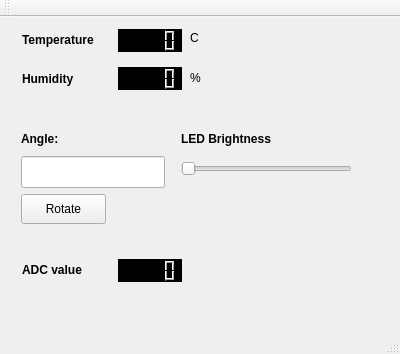
<?xml version="1.0" encoding="UTF-8"?>
<ui version="4.0">
 <class>MainWindow</class>
 <widget class="QMainWindow" name="MainWindow">
  <property name="geometry">
   <rect>
    <x>0</x>
    <y>0</y>
    <width>400</width>
    <height>354</height>
   </rect>
  </property>
  <property name="windowTitle">
   <string>MainWindow</string>
  </property>
  <widget class="QWidget" name="centralWidget">
   <widget class="QLCDNumber" name="lcdHumidity">
    <property name="geometry">
     <rect>
      <x>118</x>
      <y>50</y>
      <width>64</width>
      <height>23</height>
     </rect>
    </property>
    <property name="autoFillBackground">
     <bool>false</bool>
    </property>
    <property name="styleSheet">
     <string notr="true">background-color: rgb(328, 6, 6)</string>
    </property>
   </widget>
   <widget class="QLabel" name="label_3">
    <property name="geometry">
     <rect>
      <x>22</x>
      <y>50</y>
      <width>64</width>
      <height>23</height>
     </rect>
    </property>
    <property name="font">
     <font>
      <weight>75</weight>
      <bold>true</bold>
     </font>
    </property>
    <property name="text">
     <string>Humidity</string>
    </property>
   </widget>
   <widget class="QLabel" name="label_2">
    <property name="geometry">
     <rect>
      <x>22</x>
      <y>12</y>
      <width>90</width>
      <height>22</height>
     </rect>
    </property>
    <property name="font">
     <font>
      <weight>75</weight>
      <bold>true</bold>
     </font>
    </property>
    <property name="text">
     <string>Temperature</string>
    </property>
   </widget>
   <widget class="QLCDNumber" name="lcdTemperature">
    <property name="geometry">
     <rect>
      <x>118</x>
      <y>12</y>
      <width>64</width>
      <height>23</height>
     </rect>
    </property>
    <property name="font">
     <font>
      <pointsize>14</pointsize>
     </font>
    </property>
    <property name="autoFillBackground">
     <bool>false</bool>
    </property>
    <property name="styleSheet">
     <string notr="true">background-color: rgb(328, 6, 6)</string>
    </property>
   </widget>
   <widget class="QPushButton" name="servoRotate_PB">
    <property name="geometry">
     <rect>
      <x>21</x>
      <y>177</y>
      <width>85</width>
      <height>30</height>
     </rect>
    </property>
    <property name="text">
     <string>Rotate</string>
    </property>
   </widget>
   <widget class="QLineEdit" name="servoAngle_EL">
    <property name="geometry">
     <rect>
      <x>21</x>
      <y>139</y>
      <width>144</width>
      <height>32</height>
     </rect>
    </property>
   </widget>
   <widget class="QLabel" name="label">
    <property name="geometry">
     <rect>
      <x>21</x>
      <y>111</y>
      <width>44</width>
      <height>22</height>
     </rect>
    </property>
    <property name="font">
     <font>
      <weight>75</weight>
      <bold>true</bold>
     </font>
    </property>
    <property name="text">
     <string>Angle:</string>
    </property>
   </widget>
   <widget class="QSlider" name="led_brightness_slider">
    <property name="geometry">
     <rect>
      <x>181</x>
      <y>139</y>
      <width>171</width>
      <height>26</height>
     </rect>
    </property>
    <property name="orientation">
     <enum>Qt::Horizontal</enum>
    </property>
   </widget>
   <widget class="QLabel" name="label_4">
    <property name="geometry">
     <rect>
      <x>181</x>
      <y>111</y>
      <width>151</width>
      <height>22</height>
     </rect>
    </property>
    <property name="font">
     <font>
      <weight>75</weight>
      <bold>true</bold>
     </font>
    </property>
    <property name="text">
     <string>LED Brightness</string>
    </property>
   </widget>
   <widget class="QLCDNumber" name="lcdADC">
    <property name="geometry">
     <rect>
      <x>118</x>
      <y>242</y>
      <width>64</width>
      <height>23</height>
     </rect>
    </property>
    <property name="styleSheet">
     <string notr="true">background-color: rgb(328, 6, 6)</string>
    </property>
   </widget>
   <widget class="QLabel" name="label_5">
    <property name="geometry">
     <rect>
      <x>22</x>
      <y>242</y>
      <width>72</width>
      <height>22</height>
     </rect>
    </property>
    <property name="font">
     <font>
      <weight>75</weight>
      <bold>true</bold>
     </font>
    </property>
    <property name="text">
     <string>ADC value</string>
    </property>
   </widget>
   <widget class="QLabel" name="label_6">
    <property name="geometry">
     <rect>
      <x>190</x>
      <y>50</y>
      <width>68</width>
      <height>22</height>
     </rect>
    </property>
    <property name="text">
     <string>%</string>
    </property>
   </widget>
   <widget class="QLabel" name="label_7">
    <property name="geometry">
     <rect>
      <x>190</x>
      <y>10</y>
      <width>68</width>
      <height>22</height>
     </rect>
    </property>
    <property name="text">
     <string>C</string>
    </property>
   </widget>
  </widget>
  <widget class="QMenuBar" name="menuBar">
   <property name="geometry">
    <rect>
     <x>0</x>
     <y>0</y>
     <width>400</width>
     <height>28</height>
    </rect>
   </property>
  </widget>
  <widget class="QToolBar" name="mainToolBar">
   <attribute name="toolBarArea">
    <enum>TopToolBarArea</enum>
   </attribute>
   <attribute name="toolBarBreak">
    <bool>false</bool>
   </attribute>
  </widget>
  <widget class="QStatusBar" name="statusBar"/>
 </widget>
 <layoutdefault spacing="6" margin="11"/>
 <resources/>
 <connections/>
</ui>
